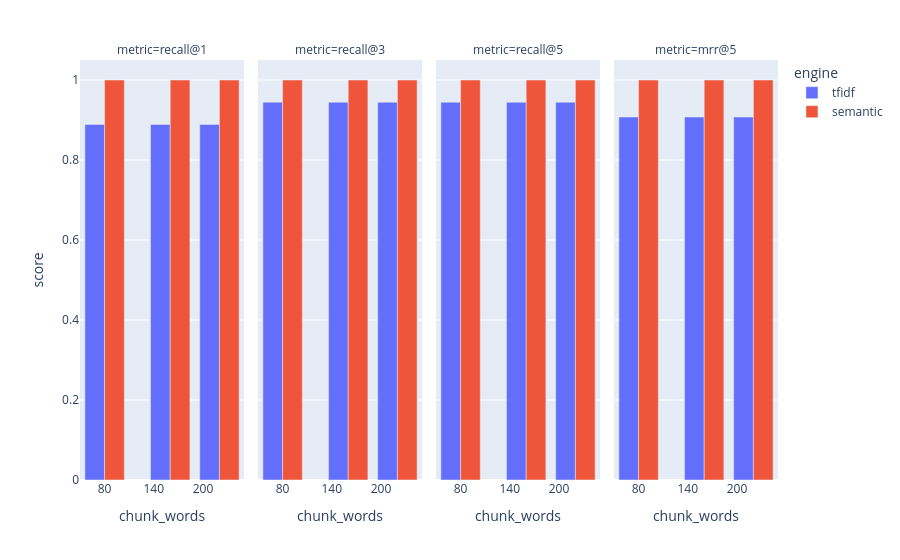

Notebook source saved alongside this figure:
### Markdown cell above
## Compare a lexical baseline with pretrained semantic retrieval
Keep page labels fixed while varying windows. Recall uses distinct pages in the numerator but actual chunk ranks. MRR is truncated at five. Do not compare cosine scores as calibrated probabilities.

### Code cell
long = results.melt(id_vars=['engine', 'chunk_words'], value_vars=['recall@1', 'recall@3', 'recall@5', 'mrr@5'], var_name='metric', value_name='score')
px.bar(long, x='chunk_words', y='score', color='engine', facet_col='metric', barmode='group', range_y=[0, 1.05])

### Figure 1 — Plotly figure (JSON) as saved in the notebook; plotly's stock layout.template omitted (floating-point values rounded to 4 significant figures)
{"data": [{"alignmentgroup": "True", "hovertemplate": "engine=tfidf<br>metric=recall@1<br>chunk_words=%{x}<br>score=%{y}<extra></extra>", "legendgroup": "tfidf", "marker": {"color": "#636efa", "pattern": {"shape": ""}}, "name": "tfidf", "offsetgroup": "tfidf", "orientation": "v", "showlegend": true, "textposition": "auto", "type": "bar", "x": [80, 160, 220], "xaxis": "x", "y": [0.8889, 0.8889, 0.8889], "yaxis": "y"}, {"alignmentgroup": "True", "hovertemplate": "engine=tfidf<br>metric=recall@3<br>chunk_words=%{x}<br>score=%{y}<extra></extra>", "legendgroup": "tfidf", "marker": {"color": "#636efa", "pattern": {"shape": ""}}, "name": "tfidf", "offsetgroup": "tfidf", "orientation": "v", "showlegend": false, "textposition": "auto", "type": "bar", "x": [80, 160, 220], "xaxis": "x2", "y": [0.9444, 0.9444, 0.9444], "yaxis": "y2"}, {"alignmentgroup": "True", "hovertemplate": "engine=tfidf<br>metric=recall@5<br>chunk_words=%{x}<br>score=%{y}<extra></extra>", "legendgroup": "tfidf", "marker": {"color": "#636efa", "pattern": {"shape": ""}}, "name": "tfidf", "offsetgroup": "tfidf", "orientation": "v", "showlegend": false, "textposition": "auto", "type": "bar", "x": [80, 160, 220], "xaxis": "x3", "y": [0.9444, 0.9444, 0.9444], "yaxis": "y3"}, {"alignmentgroup": "True", "hovertemplate": "engine=tfidf<br>metric=mrr@5<br>chunk_words=%{x}<br>score=%{y}<extra></extra>", "legendgroup": "tfidf", "marker": {"color": "#636efa", "pattern": {"shape": ""}}, "name": "tfidf", "offsetgroup": "tfidf", "orientation": "v", "showlegend": false, "textposition": "auto", "type": "bar", "x": [80, 160, 220], "xaxis": "x4", "y": [0.9074, 0.9074, 0.9074], "yaxis": "y4"}, {"alignmentgroup": "True", "hovertemplate": "engine=semantic<br>metric=recall@1<br>chunk_words=%{x}<br>score=%{y}<extra></extra>", "legendgroup": "semantic", "marker": {"color": "#EF553B", "pattern": {"shape": ""}}, "name": "semantic", "offsetgroup": "semantic", "orientation": "v", "showlegend": true, "textposition": "auto", "type": "bar", "x": [80, 160, 220], "xaxis": "x", "y": [1.0, 1.0, 1.0], "yaxis": "y"}, {"alignmentgroup": "True", "hovertemplate": "engine=semantic<br>metric=recall@3<br>chunk_words=%{x}<br>score=%{y}<extra></extra>", "legendgroup": "semantic", "marker": {"color": "#EF553B", "pattern": {"shape": ""}}, "name": "semantic", "offsetgroup": "semantic", "orientation": "v", "showlegend": false, "textposition": "auto", "type": "bar", "x": [80, 160, 220], "xaxis": "x2", "y": [1.0, 1.0, 1.0], "yaxis": "y2"}, {"alignmentgroup": "True", "hovertemplate": "engine=semantic<br>metric=recall@5<br>chunk_words=%{x}<br>score=%{y}<extra></extra>", "legendgroup": "semantic", "marker": {"color": "#EF553B", "pattern": {"shape": ""}}, "name": "semantic", "offsetgroup": "semantic", "orientation": "v", "showlegend": false, "textposition": "auto", "type": "bar", "x": [80, 160, 220], "xaxis": "x3", "y": [1.0, 1.0, 1.0], "yaxis": "y3"}, {"alignmentgroup": "True", "hovertemplate": "engine=semantic<br>metric=mrr@5<br>chunk_words=%{x}<br>score=%{y}<extra></extra>", "legendgroup": "semantic", "marker": {"color": "#EF553B", "pattern": {"shape": ""}}, "name": "semantic", "offsetgroup": "semantic", "orientation": "v", "showlegend": false, "textposition": "auto", "type": "bar", "x": [80, 160, 220], "xaxis": "x4", "y": [1.0, 1.0, 1.0], "yaxis": "y4"}], "layout": {"annotations": [{"font": {}, "showarrow": false, "text": "metric=recall@1", "x": 0.1175, "xanchor": "center", "xref": "paper", "y": 1.0, "yanchor": "bottom", "yref": "paper"}, {"font": {}, "showarrow": false, "text": "metric=recall@3", "x": 0.3725, "xanchor": "center", "xref": "paper", "y": 1.0, "yanchor": "bottom", "yref": "paper"}, {"font": {}, "showarrow": false, "text": "metric=recall@5", "x": 0.6275, "xanchor": "center", "xref": "paper", "y": 1.0, "yanchor": "bottom", "yref": "paper"}, {"font": {}, "showarrow": false, "text": "metric=mrr@5", "x": 0.8825, "xanchor": "center", "xref": "paper", "y": 1.0, "yanchor": "bottom", "yref": "paper"}], "barmode": "group", "legend": {"title": {"text": "engine"}, "tracegroupgap": 0}, "margin": {"t": 60}, "xaxis": {"anchor": "y", "domain": [0.0, 0.235], "title": {"text": "chunk_words"}}, "xaxis2": {"anchor": "y2", "domain": [0.255, 0.49], "matches": "x", "title": {"text": "chunk_words"}}, "xaxis3": {"anchor": "y3", "domain": [0.51, 0.745], "matches": "x", "title": {"text": "chunk_words"}}, "xaxis4": {"anchor": "y4", "domain": [0.765, 1.0], "matches": "x", "title": {"text": "chunk_words"}}, "yaxis": {"anchor": "x", "domain": [0.0, 1.0], "range": [0, 1.05], "title": {"text": "score"}}, "yaxis2": {"anchor": "x2", "domain": [0.0, 1.0], "matches": "y", "showticklabels": false}, "yaxis3": {"anchor": "x3", "domain": [0.0, 1.0], "matches": "y", "showticklabels": false}, "yaxis4": {"anchor": "x4", "domain": [0.0, 1.0], "matches": "y", "showticklabels": false}}}
